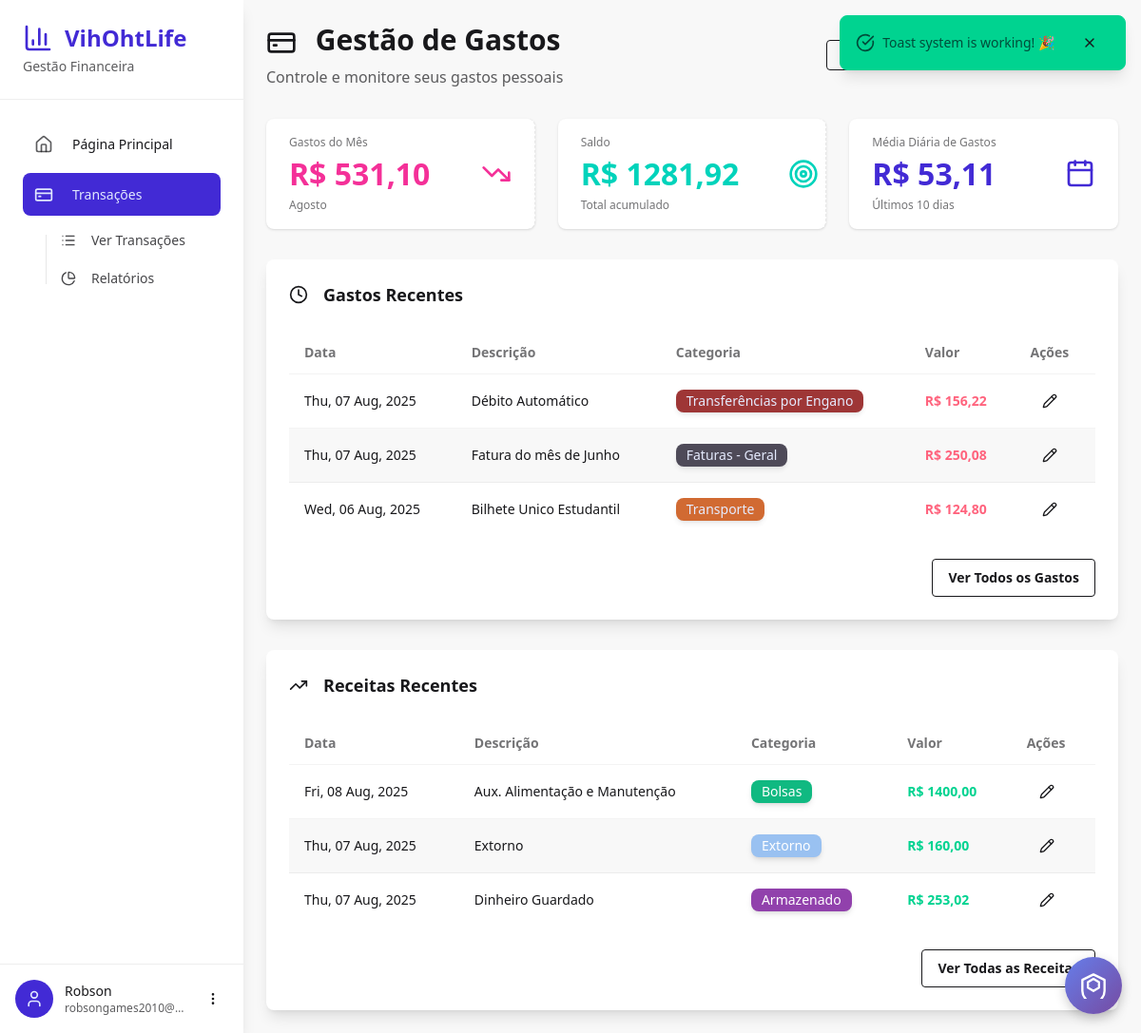
Screenshot of /finance/ (signed in) with the database file from the repository.
### authentication/models.py (models this page shows)
class User(AbstractUser):
    email = models.EmailField(max_length=100, unique=True)
    USERNAME_FIELD = "email"
    REQUIRED_FIELDS = ["username"]

### finance_manager/models.py (models this page shows, shortened)
class Expenses(models.Model):
    user = models.ForeignKey(settings.AUTH_USER_MODEL, on_delete=models.CASCADE)
    category = models.ForeignKey(
        ExpenseCategory, on_delete=models.CASCADE, null=True, blank=True
    )
    created_at = models.DateTimeField(auto_now_add=True)
    spent_at = models.DateField()
    description = models.CharField(max_length=100)
    detailed_description = models.CharField(max_length=600)
    amount = models.IntegerField()

class ExpenseCategory(models.Model):
    user = models.ForeignKey(settings.AUTH_USER_MODEL, on_delete=models.CASCADE)
    name = models.CharField(max_length=100)
    description = models.CharField(max_length=300)
    color = ColorField(default="#FFFFFF")
    class Meta:
        verbose_name_plural = "Expense Categories"
        unique_together = ["user", "name"]  # Prevent duplicate category names per user

class Incomes(models.Model):
    user = models.ForeignKey(settings.AUTH_USER_MODEL, on_delete=models.CASCADE)
    category = models.ForeignKey(
        IncomeCategorys, on_delete=models.CASCADE, null=True, blank=True
    )
    created_at = models.DateTimeField(auto_now_add=True)
    received_at = models.DateField()
    description = models.CharField(max_length=100)
    detailed_description = models.CharField(max_length=600)
    amount = models.IntegerField()

class IncomeCategorys(models.Model):
    user = models.ForeignKey(settings.AUTH_USER_MODEL, on_delete=models.CASCADE)
    name = models.CharField(max_length=100)
    description = models.CharField(max_length=300)
    color = ColorField(default="#FFFFFF")
    class Meta:
        verbose_name_plural = "Income Categories"
        unique_together = ["user", "name"]  # Prevent duplicate category names per user

### finance_manager/views.py (the view)
# urls.py: path("", views.dashboard, name="dashboard"),
@login_required
def dashboard(request):
    expenses = Expenses.objects.filter(user=request.user).order_by("-spent_at")[:5]
    expenses_this_month = Expenses.objects.filter(
        user=request.user,
        spent_at__year=datetime.now().year,
        spent_at__month=datetime.now().month,
    )
    incomes = Incomes.objects.filter(user=request.user).order_by("-received_at")[:5]
    expense_categories = ExpenseCategory.objects.filter(user=request.user)
    income_categories = IncomeCategorys.objects.filter(user=request.user)
    total_expenses = sum([x.amount for x in Expenses.objects.filter(user=request.user)])
    total_incomes = sum([x.amount for x in Incomes.objects.filter(user=request.user)])
    range_of_days = "Sem gastos neste mês"
    total_expenses_this_month = 0
    daily_mean = 0
    if expenses_this_month:
        range_of_days = f"Últimos {datetime.now().day} dias"
        total_expenses_this_month = sum([x.amount for x in expenses_this_month])
        daily_mean = total_expenses_this_month // datetime.now().day
    total_amount = total_incomes - total_expenses
    return render(
        request,
        "finance_manager/dashboard.html",
        {
            "expenses": expenses,
            "incomes": incomes,
            "expense_categories": expense_categories,
            "income_categories": income_categories,
            "categories": expense_categories,  # For backward compatibility
            "total_expenses_this_month": f"{total_expenses_this_month // 100},{total_expenses_this_month % 100:02n}",
            "total_amount": f"{total_amount // 100},{total_amount % 100:02n}",
            "range_of_days": range_of_days,
            "daily_mean": f"{daily_mean // 100},{daily_mean % 100:02n}",
        },
    )

### templates/finance_manager/dashboard.html (shortened to what this page needs)
{% extends 'finance_manager/base.html' %}
{% load static %}
{% load mathfilters %}
{% block finance_head %}
<link rel="stylesheet" type="text/css" href="{% static 'css/finance_dashboard.css' %}">
{% endblock %}
{% block finance_content %}
<div class="max-w-7xl mx-auto">
  <div class="mb-8">
    <div class="flex justify-between items-center mb-4">
      <div>
        <h1 class="text-3xl font-bold text-base-content mb-2">
          <i data-lucide="credit-card" class="w-8 h-8 inline-block mr-3"></i>
          Gestão de Gastos
        </h1>
        <p class="text-base-content/70">Controle e monitore seus gastos pessoais</p>
      </div>
      <div class="flex gap-2">
        <button onclick="openImportModal()" class="btn btn-outline btn-sm">
        </button>
        <a href="{% url 'finance_manager:export_data' %}" class="btn btn-outline btn-sm">
        </a>
      </div>
    </div>
  </div>
  <div class="grid grid-cols-1 md:grid-cols-3 gap-6 mb-8">
    <div class="stat bg-base-100 rounded-lg shadow hover:shadow-lg transition-shadow cursor-pointer group" onclick="openExpenseModal()">
      <div class="stat-figure text-secondary">
        <i data-lucide="trending-down" class="w-8 h-8"></i>
      </div>
      <div class="stat-title">Gastos do Mês</div>
      <div class="stat-value text-secondary flex items-center gap-3">
        R$ {{total_expenses_this_month}}
      </div>
      <div class="stat-desc">Agosto</div>
    </div>
    <div class="stat bg-base-100 rounded-lg shadow hover:shadow-lg transition-shadow cursor-pointer group" onclick="openIncomeModal()">
      <div class="stat-figure text-accent">
        <i data-lucide="target" class="w-8 h-8"></i>
      </div>
      <div class="stat-title">Saldo</div>
      <div class="stat-value text-accent flex items-center gap-3">
        R$ {{total_amount}}
      </div>
      <div class="stat-desc">Total acumulado</div>
    </div>
    <div class="stat bg-base-100 rounded-lg shadow">
      <div class="stat-figure text-primary">
        <i data-lucide="calendar" class="w-8 h-8"></i>
      </div>
      <div class="stat-title">Média Diária de Gastos</div>
      <div class="stat-value text-primary">R$ {{ daily_mean }}</div>
      <div class="stat-desc">{{ range_of_days }}</div>
    </div>
  </div>
  <div class="mt-8">
    <div class="card bg-base-100 shadow-lg">
      <div class="card-body">
        <h2 class="card-title mb-4">
          <i data-lucide="clock" class="w-5 h-5 mr-2"></i>
          Gastos Recentes
        </h2>
        <div class="overflow-x-auto">
          <table class="table table-zebra">
            <thead>
              <tr>
                <th>Data</th>
                <th>Descrição</th>
                <th>Categoria</th>
                <th>Valor</th>
                <th>Ações</th>
              </tr>
            </thead>
            <tbody>
              {% for expense in expenses %}
              <tr>
                <td>{{ expense.spent_at | date:"D, d M, Y" }}</td>
                <td>{{ expense.description }}</td>
                <td><span class="badge badge-primary border-hidden shadow-md opacity-80" style="background-color:{{ expense.category.color }}; important!">{{ expense.category.name }}</span></td>
                {% with am=expense.amount %}
                <td class="text-error font-semibold">R$ {{ am|intdiv:100 }}{% if am|mod:100 == 0 %},00{%elif am|mod:100 < 10%},0{{am|mod:100}}{% else %},{{am|mod:100}}{% endif %}</td>
                {% endwith %}
                <td>
                  <button class="btn btn-ghost btn-sm" onclick="openEditExpenseModal({{ expense.id }}, '{{ expense.description|escapejs }}', '{{ expense.detailed_description|escapejs }}', '{{ expense.spent_at|date:'Y-m-d' }}', {{ expense.amount }}, {{ expense.category.id }})">
                    <i data-lucide="pencil" class="w-4 h-4"></i>
                  </button>
                </td>
              </tr>
              {% endfor %}
            </tbody>
          </table>
        </div>
        <div class="card-actions justify-end mt-4">
          <button class="btn btn-outline">Ver Todos os Gastos</button>
        </div>
      </div>
    </div>
  </div>
  <div class="mt-8">
    <div class="card bg-base-100 shadow-lg">
      <div class="card-body">
        <h2 class="card-title mb-4">
          <i data-lucide="trending-up" class="w-5 h-5 mr-2"></i>
          Receitas Recentes
        </h2>
        <div class="overflow-x-auto">
          <table class="table table-zebra">
            <thead>
              <tr>
                <th>Data</th>
                <th>Descrição</th>
                <th>Categoria</th>
                <th>Valor</th>
                <th>Ações</th>
              </tr>
            </thead>
            <tbody>
              {% for income in incomes %}
              <tr>
                <td>{{ income.received_at | date:"D, d M, Y" }}</td>
                <td>{{ income.description }}</td>
                <td>
                  {% if income.category %}
                    <span class="badge badge-secondary border-hidden shadow-md" style="background-color:{{ income.category.color }}; color: white;">{{ income.category.name }}</span>
                  {% else %}
                    <span class="badge badge-ghost">Sem categoria</span>
                  {% endif %}
                </td>
                {% with am=income.amount %}
                <td class="text-success font-semibold">R$ {{ am|intdiv:100 }}{% if am|mod:100 == 0 %},00{%elif am|mod:100 < 10%},0{{am|mod:100}}{% else %},{{am|mod:100}}{% endif %}</td>
                {% endwith %}
                <td>
                  <button class="btn btn-ghost btn-sm" onclick="openEditIncomeModal({{ income.id }}, '{{ income.description|escapejs }}', '{{ income.detailed_description|escapejs }}', '{{ income.received_at|date:'Y-m-d' }}', {{ income.amount }}, {% if income.category %}{{ income.category.id }}{% else %}null{% endif %})">
                    <i data-lucide="pencil" class="w-4 h-4"></i>
                  </button>
                </td>
              </tr>
              {% endfor %}
            </tbody>
          </table>
        </div>
        <div class="card-actions justify-end mt-4">
          <button class="btn btn-outline">Ver Todas as Receitas</button>
        </div>
      </div>
    </div>
  </div>
</div>
  </div>
</div>
{% endblock %}

### templates/finance_manager/base.html (shortened to what this page needs)
{% extends 'base.html' %}
{% block extra_head %}
{% block finance_head %}{% endblock %}
{% endblock %}
{% block content %}
<div class="flex min-h-screen">
  <aside class="w-64 bg-base-100 shadow-lg hidden lg:block">
    <div class="p-6 border-b border-base-300">
      <a href="{% url "landingpage" %}">
        <h1 class="text-2xl font-bold text-primary flex items-center">
          <i data-lucide="bar-chart-3" class="w-8 h-8 mr-3"></i>
          VihOhtLife
        </h1>
      </a>
      <p class="text-sm text-base-content/70 mt-1">Gestão Financeira</p>
    </div>
    <nav class="p-4">
      <ul id="s_items" class="menu menu-vertical w-full space-y-2">
        <li>
          <a href="{% url 'landingpage' %}" class="flex items-center p-3 rounded-lg hover:bg-base-200 transition-colors group">
            <i data-lucide="home" class="w-5 h-5 mr-3 text-base-content/70 group-hover:text-primary"></i>
            <span class="font-medium">Página Principal</span>
          </a>
        </li>
        <li>
          <a href="{% url 'finance_manager:dashboard' %}" class="flex items-center p-3 rounded-lg hover:bg-base-200 transition-colors group">
            <i data-lucide="credit-card" class="w-5 h-5 mr-3"></i>
            <span class="font-medium">Transações</span>
          </a>
          <ul class="ml-6 mt-2 space-y-1">
            <li>
              <a href="{% url 'finance_manager:transactions' %}" class="flex items-center p-2 text-sm rounded-lg hover:bg-base-200 transition-colors text-base-content/80">
                <i data-lucide="list" class="w-4 h-4 mr-2"></i>
                Ver Transações
              </a>
            </li>
            <li>
              <a href="{% url 'statistics' %}" class="flex items-center p-2 text-sm rounded-lg hover:bg-base-200 transition-colors text-base-content/80">
                <i data-lucide="pie-chart" class="w-4 h-4 mr-2"></i>
                Relatórios
              </a>
            </li>
          </ul>
        </li>
      </ul>
    </nav>
    <div class="absolute bottom-0 left-0 right-0 w-64 p-4 border-t border-base-300 bg-base-100">
      {% if user.is_authenticated %}
        <div class="flex items-center space-x-3">
          <div class="w-10 h-10 rounded-full bg-primary text-primary-content flex items-center justify-center">
            <i data-lucide="user" class="w-5 h-5"></i>
          </div>
          <div class="flex-1 min-w-0">
            <p class="text-sm font-medium text-base-content truncate">{{ user.username }}</p>
            <p class="text-xs text-base-content/70 truncate">{{ user.email }}</p>
          </div>
          <div class="dropdown dropdown-top dropdown-end">
            <div tabindex="0" role="button" class="btn btn-ghost btn-sm btn-circle">
              <i data-lucide="more-vertical" class="w-4 h-4"></i>
            </div>
          </div>
        </div>
      {% endif %}
    </div>
  </aside>
  <main class="flex-1 bg-base-200">
    <div class="p-6">
      {% block finance_content %}{% endblock %}
{% endblock %}

### templates/finance_manager/base.html (style rules this page uses)
aside { position: relative; min-height: 100vh; }
.menu li a { transition: all 0.2s ease-in-out; }

### rows the page displays
User: username "Robson", email "robsongames2010@…"
Expenses: spent_at "Thu, 07 Aug, 2025", description "Débito Automático", category.name "Transferências por Engano", amount "156", amount|mod "22"
Expenses: spent_at "Thu, 07 Aug, 2025", description "Fatura do mês de Junho", category.name "Faturas - Geral", amount "250", amount|mod "8"
Expenses: spent_at "Wed, 06 Aug, 2025", description "Bilhete Unico Estudantil", category.name "Transporte", amount "124", amount|mod "80"
Incomes: received_at "Fri, 08 Aug, 2025", description "Aux. Alimentação e Manutenção", category.name "Bolsas", amount "1400", shows ",00"
Incomes: received_at "Thu, 07 Aug, 2025", description "Extorno", category.name "Extorno", amount "160", shows ",00"
Incomes: received_at "Thu, 07 Aug, 2025", description "Dinheiro Guardado", category.name "Armazenado", amount "253", amount|mod "2"

### other values shown
{{ total_expenses_this_month }} "531,10"
{{ total_amount }} "1281,92"
{{ daily_mean }} "53,11"
{{ range_of_days }} "Últimos 10 dias"
